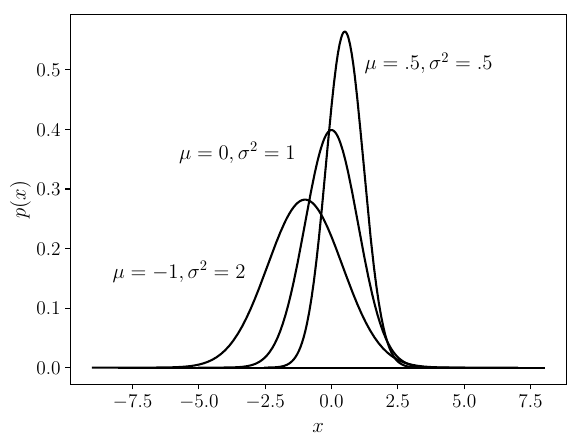

Here is the Python script that generated this plot:
from matplotlib import rc
rc('font',**{'family':'sans-serif','sans-serif':['Helvetica']})
## for Palatino and other serif fonts use:
#rc('font',**{'family':'serif','serif':['Palatino']})
from matplotlib import rc
# rc('font',**{'family':'sans-serif','sans-serif':['Palatino']})

import matplotlib.font_manager as fm
set([f.name for f in fm.fontManager.ttflist])
rc('text', usetex=True)

import matplotlib.pyplot as plt
import numpy as np
import matplotlib.mlab as mlab
import math
from matplotlib.backends.backend_pdf import PdfPages


mu = 0
variance = 1
sigma = math.sqrt(variance)
x = np.linspace(mu-5*variance,mu+5*variance, 200)
plt.plot(x,mlab.normpdf(x, mu, sigma), 'k')

mu = 0.5
variance = 0.5
sigma = math.sqrt(variance)
x = np.linspace(mu-6*variance,mu+6*variance, 200)
plt.plot(x,mlab.normpdf(x, mu, sigma), 'k')
plt.tick_params(axis='both', which='major', labelsize=14)
mu = -1
variance = 2
sigma = math.sqrt(variance)
x = np.linspace(mu-4*variance,mu+4*variance, 200)
plt.plot(x,mlab.normpdf(x, mu, sigma), 'k')
plt.xlabel('$x$', fontsize = 15)
plt.ylabel('$p(x)$', fontsize = 15)
plt.plot([-8, 8], [0, 0], 'k',)

plt.text(-5.75, .35, r'$\mu = 0, \sigma^2 = 1$', fontsize=15, color = 'black')
plt.text(1.25, .5, r'$\mu = .5, \sigma^2 = .5$', fontsize=15, color = 'black')
plt.text(-8.25, .15, r'$\mu = -1, \sigma^2 = 2$', fontsize=15, color = 'black')
# plt.title(u'phân phối chuẩn một chiều')
# plt.text(2, 6)
with PdfPages('uni_norm.pdf') as pdf:
    pdf.savefig(bbox_inches='tight')
# plt.savefig('uni_norm.png', bbox_inches = 'tight', dpi = 600)
plt.show()